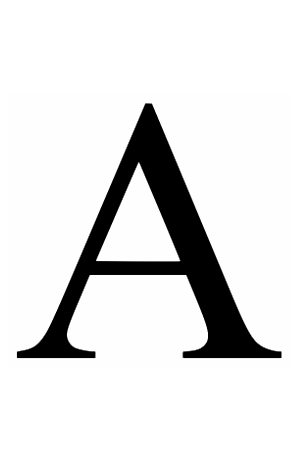
#> input picture img/letterA.png, 291 x 472 px, found by its file name
$ python main_example.py
#> lines starting #> are read from the running program, lines starting #| are printed output that depends on the picture
### symbol_manager_ili9431.py
"""
    @file        symbol_manager_ili9431.py
    @author      Mowibox (Ousmane THIONGANE)
    @brief       Allows to display or create symbols for the TFT screen ILI9431
    @version     1.0
    @date        2024-04-20

"""

# Includes
import cv2
import matplotlib.pyplot as plt
import numpy as np

# Functions
def binMatrix(hexTab: list, row_size: int) -> list:
    """
    Converts the hexadecimal list passed as a parameter into its binary representation. The digits are concatenated according to the row size.

    @param hexTab: List of hexadecimal characters
    @param row_size: Number of rows in the symbol
    """
    assert 2*row_size == len(hexTab)
    binTab = []
    for i in range(0, (2*row_size)-1, 2):
        row = format(hexTab[i], '016b') + format(hexTab[i+1], '016b')
        binTab.append(row)

    return binTab


def displaySymbol(hexTab: list, row_size: list) -> any:
    """
    Display the symbol from the hexadecimal list passed as a parameter

    @param hexTab: List of hexadecimal characters
    @param row_size: Number of rows in the symbol
    """
    binTab = binMatrix(hexTab, row_size)
    img = [[int(bit) for bit in row] for row in binTab]
    plt.imshow(img, cmap='binary')
    return plt.show()


def patchify(img_path: str, col_size: int, row_size: int) -> list:
    """
    Divides an image of size h*w into blocks of size h//row_size w//col_size. The resulting patches are averaged to return 1 or 0.

    @param img_path: Path to the image
    @param col_size: Number of columns in the symbol
    @param row_size: Number of rows in the symbol
    """
#> called with img_path = 'img\\\\letterA.png', col_size = 32, row_size = 52
    image = cv2.imread(img_path, cv2.IMREAD_GRAYSCALE)
#> image is the input picture: shape (472, 291); min 0, max 255, mean 226.1

    h, w = image.shape
#> h = 472; w = 291

    patch_height = h//row_size
#> patch_height = 9
    patch_width = w//col_size
#> patch_width = 9

    patches = []
    for row in range(row_size):
        for col in range(col_size):
            y_start = row * patch_height
            y_end = (row + 1) * patch_height
            x_start = col * patch_width
            x_end = (col + 1) * patch_width

            patch = image[y_start:y_end, x_start:x_end]

            mean_value = np.mean(patch)
            binary_value = 0 if mean_value > 128 else 1
            patches.append(binary_value)
#> after the loop, patches = 1664 values, max 1 at index 400, min 0 at index 0, mean 0.121

    return patches


def reconstructBinTab(patches: list, col_size: int, row_size: int) -> list:
    """
    Reconstructs the binary list based on the input patches.

    @param patches: Binary list of patches
    @param col_size: Number of columns in the symbol
    @param row_size: Number of rows in the symbol
    """
    binTab = []
    for j in range(row_size):
        binVal = ''
        for i in range(col_size):
            binVal += str(patches[i+j*col_size])
        binTab.append(binVal)
    return binTab


def hexMatrix(binTab: list, col_size: int) -> list:
    """
    Converts a binary list into its hexadecimal representation. The digits are split according to the column size.

    @param binTab: List of binary characters
    @param col_size: Number of columns in the symbol
    """
    hexTab = []
    for row in binTab:
        hexVal1 = int(row[:col_size//2], 2)
        hexVal2 = int(row[col_size//2:], 2)
        hexTab.extend([hexVal1, hexVal2])
    return hexTab


# [12 lines left out: function imgToSymbol, not called in this run]


def copyPasteSymbolPrint(hexTab: list) -> any:
    """
    Returns hexadecimal characters in the format 0x without spaces. This allows for easier copy-pasting.

    @param hexTab: List of hexadecimal characters
    """
    symbol = [f'0x{i:04X}' for i in hexTab]
    symbol = str(symbol).replace("'", "")
    symbol = symbol.replace(" ", "")
    symbol = symbol.replace("[", "")
    symbol = symbol.replace("]", "")
    return print(symbol)

### main_example.py
"""
    @file        main_example.py
    @author      Mowibox (Ousmane THIONGANE)
    @brief       Basic example for creating symbols from an image
    @version     1.0
    @date        2024-04-20

"""
# Includes
from symbol_manager_ili9431 import *

# Works only with binary images!
# Works better with images proportional to col_size*row_size

# Letter A example
# Enter below an image path and the symbols' dimensions to display it and for printing the hexadecimal list for copy-pasting:
img_path = r"img\\letterA.png"
col_size = 32
row_size = 52

# Processing
patches = patchify(img_path, col_size, row_size)
binTab = reconstructBinTab(patches, col_size, row_size)
#> after the loop in reconstructBinTab, `for j in range(row_size):`: binTab = 52 items
#> binTab = 52 items
hexTab = hexMatrix(binTab, col_size)
#> the loop in hexMatrix, `for row in binTab:` made 52 passes
#> (row, hexVal1, hexVal2) on passes 1 to 12: ('00000000000000000000000000000000', 0, 0), ('00000000000000000000000000000000', 0, 0), ('00000000000000000000000000000000', 0, 0), ('00000000000000000000000000000000', 0, 0), ('00000000000000000000000000000000', 0, 0), ('00000000000000000000000000000000', 0, 0), ('00000000000000000000000000000000', 0, 0), ('00000000000000000000000000000000', 0, 0), ('00000000000000000000000000000000', 0, 0), ('00000000000000000000000000000000', 0, 0), ('00000000000000000000000000000000', 0, 0), ('00000000000000000000000000000000', 0, 0)
#> after the loop in hexMatrix, `for row in binTab:`: hexTab = 104 values, max 65408 at index 61, min 0 at index 0, mean 7490.7

# Displaying
displaySymbol(hexTab, row_size)
#> the loop in binMatrix, `for i in range(0, (2*row_size)-1, 2):` made 52 passes
#> row on passes 1 to 12: '00000000000000000000000000000000', '00000000000000000000000000000000', '00000000000000000000000000000000', '00000000000000000000000000000000', '00000000000000000000000000000000', '00000000000000000000000000000000', '00000000000000000000000000000000', '00000000000000000000000000000000', '00000000000000000000000000000000', '00000000000000000000000000000000', '00000000000000000000000000000000', '00000000000000000000000000000000'
#> after the loop in binMatrix, `for i in range(0, (2*row_size)-1, 2):`: binTab = 52 items
#> in displaySymbol, `return plt.show()`:
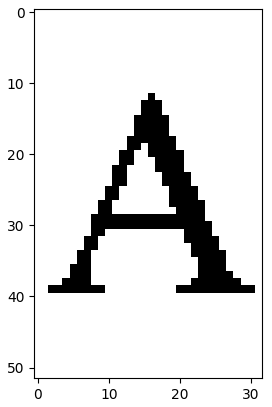
#> figure drawn by matplotlib, 1 panel
copyPasteSymbolPrint(hexTab)
#> in copyPasteSymbolPrint, `symbol = [f'0x{i:04X}' for i in hexTab]`: symbol = 104 items, first 6: '0x0000', '0x0000', '0x0000', '0x0000', '0x0000', '0x0000'
#> (printed output is left out)
